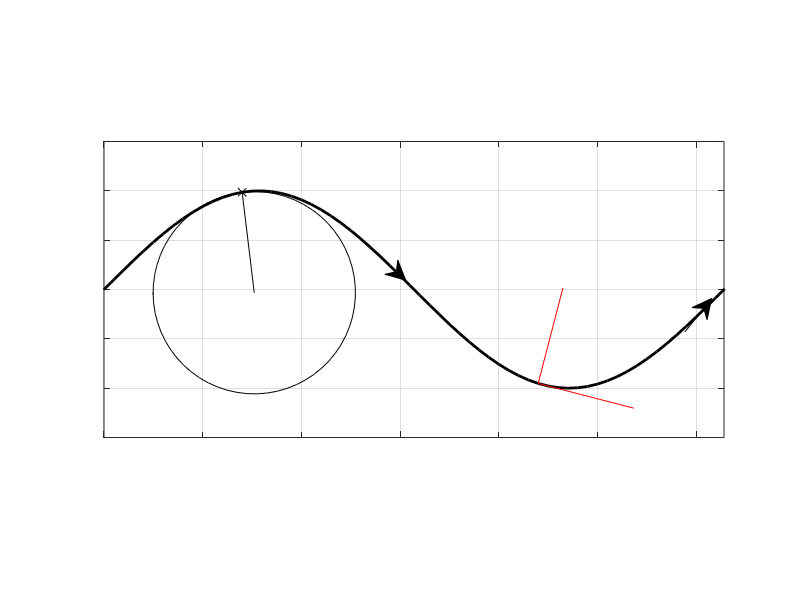

Reproduce this figure in MATLAB.
deltax  = .1;
x = 0:deltax:2*pi+.1;

y = 1*sin(x);
    dx  = gradient(x, deltax);
    ddx = gradient(dx, deltax);
    dy  = gradient(y, deltax);
    dy(1:end-1) = (y(2:end)-y(1:end-1))./(deltax);
    dy(end) = dy(1);
    ddy = gradient(dy, deltax);
    ddy(1:end-1) = (dy(2:end)-dy(1:end-1))./(deltax);
    ddy(end) =ddy(1);
    num   = dx .* ddy - ddx .* dy;
    denom = dx .* dx + dy .* dy;
    denom = sqrt(denom);
    denom = denom.* denom.* denom;
    k = num ./ denom;
    k(denom < 0) = NaN;
    vels = dx+1i*dy;  %Tangent Vectors at each spot.
    frntvec = vels./abs(vels); %Normalized;
    normal = 1i*frntvec;
    
    pointind = 15;
    point = x(pointind)+1i*y(pointind);
    R = 1./k(pointind);
    normcirc = normal(pointind);
%     if (R<0) normcirc = -normcirc; end
    circcent = point + R.*normcirc;
    
    vecind = 45;
    
    figure
plot(x,y, 'LineWidth', 2, 'Color', 'k');
hold on
plot(x(pointind), y(pointind), 'kx');
plot(R*cos(x)+real(circcent), R*sin(x)+imag(circcent),'k');
h = line([x(pointind) real(circcent)], [y(pointind) imag(circcent)]);
set(h, 'Color', 'k');
% annotation('arrow',[x(end-1) x(end)], [y(end-1) y(end)])
annotation('arrow',[0.450877192982456 0.507017543859649],...
    [0.600895734597156 0.533175355450237]);
annotation('arrow',[0.856140350877193 0.889473684210526],...
    [0.446867298578199 0.502369668246446]);
h = line([x(vecind) x(vecind)+real(frntvec(vecind))], [y(vecind) y(vecind)+imag(frntvec(vecind))]);
set(h, 'Color', 'r');
h = line([x(vecind) x(vecind)-imag(frntvec(vecind))], [y(vecind) y(vecind)+real(frntvec(vecind))]);
set(h, 'Color', 'r');
hold off
grid on;
axis equal
set(gca, 'xlim', [0 2*pi], 'ylim', [-1.5 1.5]);
set(gca, 'XTickLabel', [], 'YTickLabel',[]);